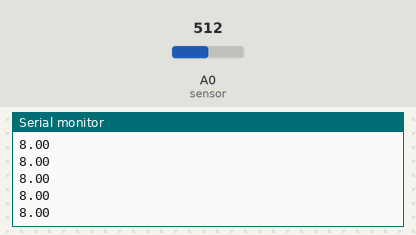
Simulated run of this sketch. Board: Arduino Uno, built with avr-gcc and run on an emulated ATmega328P. On the bench: the last lines printed to the serial monitor. The test bench sets the inputs (shaded band); at power-on: A0 (sensor) = 512.

Above: at 1.2 s.
1.3 s: A0 (sensor) set to 0
At 1.41 s:
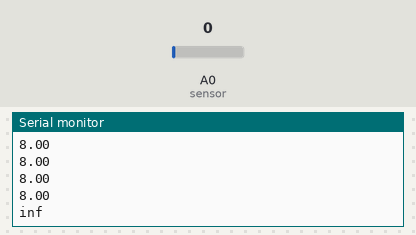
3.3 s: A0 (sensor) set to 122
At 3.32 s:
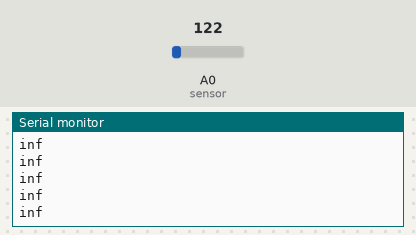

Measured:
- after the input at 1.3 s, the serial monitor: prints a new line after 0.11 s (image 1)

The sketch:

test_infrared_1.ino
```cpp
// Sharp IR GP2Y0A41SK0F Distance Test

// http://tinkcore.com/sharp-ir-gp2y0a41-skf/

#define sensor A0 // Sharp IR GP2Y0A41SK0F (4-30cm, analog)
#define IR_SCALE 20

void setup() {
  Serial.begin(9600); // start the serial port
}

void loop() {
  // 5v
  float volts = analogRead(sensor)*0.0048828125;  // value from sensor * (5/1024)
  float distance = IR_SCALE*pow(volts, -1); // worked out from datasheet graph
  delay(100); // slow down serial port
  Serial.println(distance);   // print the distance

}
```
